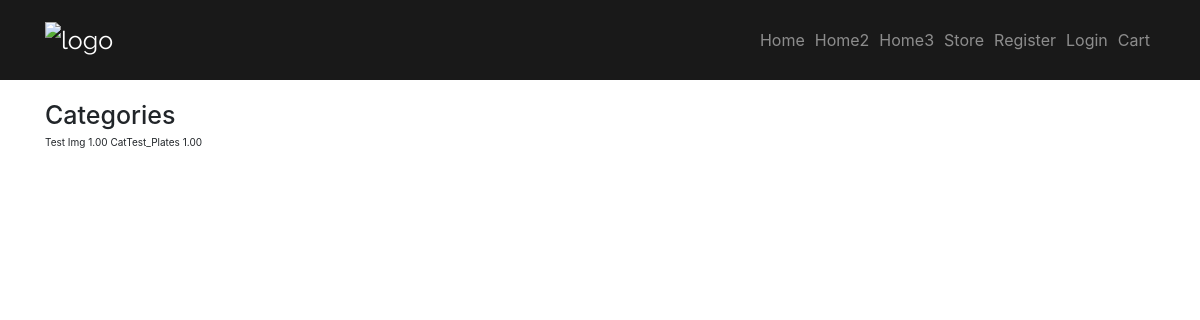
The page /category/Plates/ on the database as committed earlier.
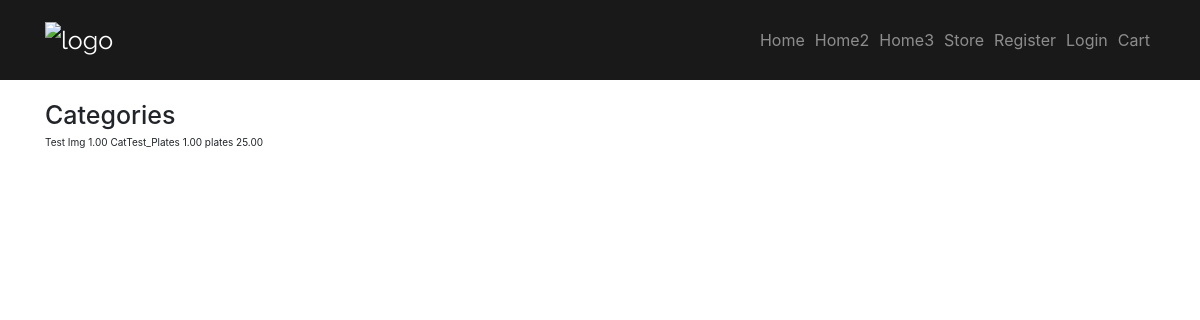
The same page on the database as committed later.
### Raul/models.py (models this page shows)
class product(models.Model):
    title = models.CharField(max_length=128)
    description = models.TextField(null=True, blank=True)
    price = models.DecimalField(decimal_places=2, max_digits=100)
    image = models.ImageField(blank=True, null=True)
    image2 = models.ImageField(blank=True, null=True)
    image3 = models.ImageField(blank=True, null=True)
    category = models.CharField(max_length=128, default="Plates", choices=arr)
    slug = models.SlugField(null = True)
    time_stamp = models.DateTimeField(auto_now_add=True, auto_now= False)
    updated = models.DateTimeField(auto_now_add=False, auto_now=True)
    active = models.BooleanField(default=True)
    def __str__(self):
        return self.title

### Raul/views.py (the view)
# urls.py: path('category/<str:cats>/', views.CategoryView,name='cat-view'),
def CategoryView(request, cats):
    cat_products = product.objects.filter(category=cats)
    for i in cat_products:
        print(i)
    return render(request,'Raul/categories.html', {'cats': cats,'cat_products':cat_products})

### Raul/templates/Raul/categories.html
{% extends "Raul/base.html" %}
{% block content %}
    {% load crispy_forms_tags %}
    <h1>Categories</h1>
<div class="content-section">
    <div class="'row">
        {% for product in cat_products %}
            {{product.title}}
            {{product.price}}
        {% endfor %}
    </div>
</div>
{% endblock %}

### Raul/templates/Raul/base.html (shortened to what this page needs)
{% load static %}
<!DOCTYPE html>
<html lang="en">
<head>
    <link rel="stylesheet" type = "text/css" href="{% static 'Raul/design.css' %}">    <link rel="stylesheet" href="https://unpkg.com/aos@next/dist/aos.css" />
    <link rel="stylesheet" href="https://maxcdn.bootstrapcdn.com/bootstrap/4.0.0/css/bootstrap.min.css"></head>
<body>
    <nav class="navbar navbar-expand-md navbar-dark fixed-top">
        <div class="container">
            <a href="{% url 'Raul-Home' %}" class="navbar-brand"><img src="{% static 'Raul/Images/raullogo.png' %}" alt="logo" width="8%"></a>
            <div id="main-nav" class="collapse navbar-collapse">
                <ul class="navbar-nav ml-auto">
                    <li><a href="{% url 'Raul-Home' %}" class="nav-item nav-link">Home</a></li>
                    <li><a href="{% url 'Raul-Home' %}" class="nav-item nav-link">Home2</a></li>
                    <li><a href="{% url 'Raul-Home' %}" class="nav-item nav-link">Home3</a></li>
                    <li class="dropdown">
                        <a href="#" class="nav-item nav-link" data-toggle="dropdown">Store</a>
                        {% if user.is_authenticated %}
                    <li><a href="{% url 'profile' %}" class="nav-item nav-link">Profile</a></li>
                    <li><a href="{% url 'logout' %}" class="nav-item nav-link">Logout</a></li>
                    {% else %}
                    <li><a href="{% url 'register' %}" class="nav-item nav-link">Register</a></li>
                    <li><a href="{% url 'login' %}" class="nav-item nav-link">Login</a></li>
                    <li><a href="#" class="nav-item nav-link">Cart</a></li>
                    {% endif %}
                </ul>
            </div>
        </div>
    </nav>
<div class="container">
<div class = "container1">
    {% block content %}{% endblock %}
</div>
</div>
</body>
</html>

### Raul/static/Raul/design.css (style rules this page uses)
html { font-size: 62.5%; }
body { font-family: 'Open Sans', sans-serif; font-size: 1.6rem; font-weight: 400; }
h1 { margin-bottom: 0.5em; font-size: 5.6rem; }
.navbar { position: absolute; left: 0; top: 0; padding: 0; width: 100%; transition: background 0.6s ease-in; z-index: 99999; }
.navbar .navbar-brand { font-family: 'Raleway', sans-serif; font-size: 2.5rem; }
.navbar-dark .navbar-nav .nav-link { position: relative; color: #fff; font-size: 1.6rem; }
.navbar.fixed-top { position: fixed; -webkit-animation: navbar-animation 0.6s; animation: navbar-animation 0.6s; background-color: rgba(0, 0, 0, .9); }
.navbar.fixed-top.navbar-dark .navbar-nav .nav-link::after { background-color: #c0ca33; }
@media screen and (min-width: 767px) { .navbar-dark .navbar-nav .nav-link { padding: 23px 15px; } }
@media screen and (min-width: 767px) { .navbar-dark .navbar-nav .nav-link::after { content: ''; position: absolute; bottom: 15px; left: 30%; right: 30%; height: 1px; background-color: #fff; -webkit-transform: scaleX(0); -ms-transform: scaleX(0); transform: scaleX(0); transition: transform 0.1s ease-in; } }

### Raul/templates/Raul/base.html (style rules this page uses)
* { box-sizing: border-box; }
.container1 { padding-top: 100px; }

Rows that differ between the two databases and show on the page:
added product: title "plates", price "25.00"
